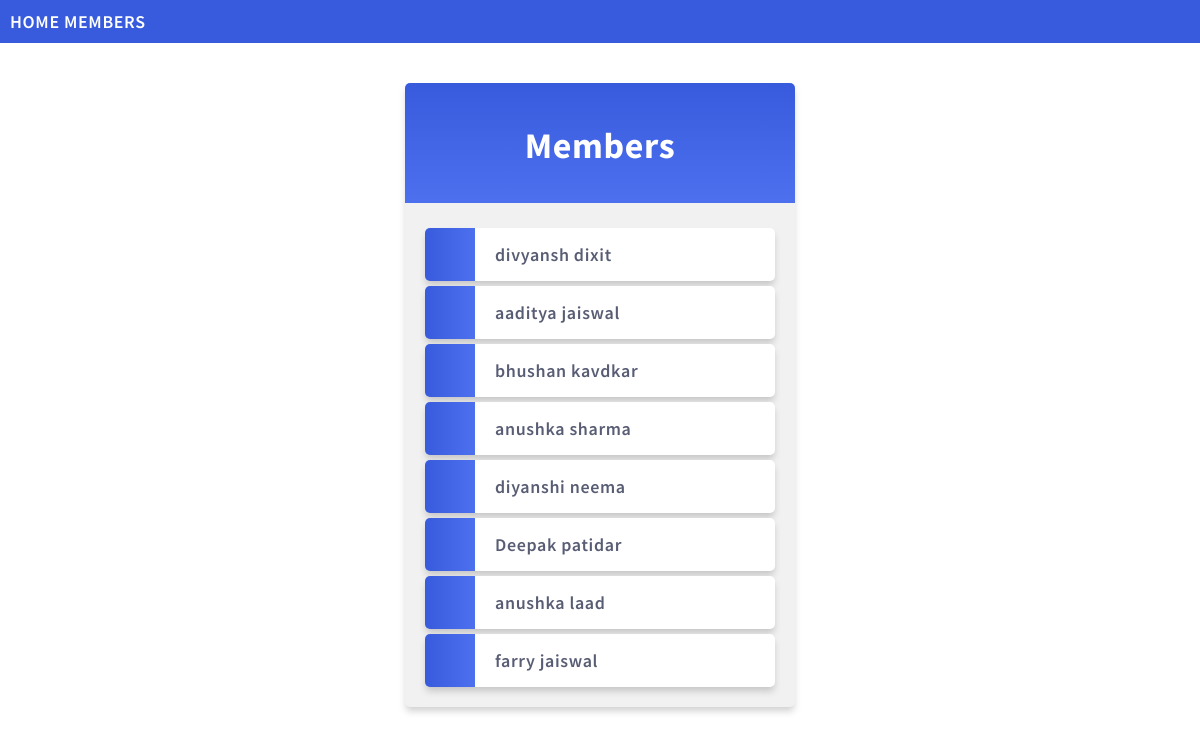
The page /myapp/ on the database its author committed.
### myapp/models.py (models this page shows)
class Person(models.Model):
    firstname=models.CharField(max_length=255)
    lastname=models.CharField(max_length=255)
    phone=models.IntegerField(null=True)
    joined_date=models.DateField(null=True)

### myapp/views.py (the view)
# urls.py: path('myapp/',views.member,name='member'),
def member(request):
    mymembers = Person.objects.all().values()
    template = loader.get_template('all_members.html')
    context = {
        'mymembers': mymembers,
    }
    return HttpResponse(template.render(context, request))

### myapp/templates/all_members.html (shortened to what this page needs)
{% extends "master.html" %}
{% block content %}
<div class="mycard">
  <h1>Members</h1>
  <ul>
    {% for x in mymembers %}
      <li onclick="window.location = 'details/{{ x.id }}'">{{ x.firstname }} {{ x.lastname }}</li>
    {% endfor %}
  </ul>
{% endblock %}

### myapp/templates/master.html (shortened to what this page needs)
{% load static %}
<!DOCTYPE html>
<html>
<head>
  <link rel="stylesheet" href="{% static 'mystyles.css' %}">
</head>
<body>
<div class="topnav">
  <a href="/">HOME</a>
  <a href="/myapp">MEMBERS</a>
</div>
{% block content %}
{% endblock %}
</body>
</html>

### mystaticfiles/mystyles.css (style rules this page uses)
body { margin:0; font: 600 18px 'Source Sans Pro', sans-serif; letter-spacing: 0.64px; color: #585d74; }
.topnav { background-color:#375BDC; color:#ffffff; padding:10px; }
.topnav a:link, .topnav a:visited { text-decoration: none; color: #ffffff; }
.mycard { background-color: #f1f1f1; background-image: linear-gradient(to bottom, #375BDC, #4D70EF); background-size: 100% 120px; background-repeat: no-repeat; margin: 40px auto; width: 350px; border-radius: 5px; box-shadow: 0 5px 7px -1px rgba(51, 51, 51, 0.23); padding: 20px; }
.mycard h1 { text-align: center; color:#ffffff; margin:20px 0 60px 0; }
ul { list-style-type: none; padding: 0; margin: 0; }
li { background-color: #ffffff; background-image: linear-gradient(to right, #375BDC, #4D70EF); background-size: 50px 60px; background-repeat: no-repeat; cursor: pointer; transition: transform .25s; border-radius: 5px; box-shadow: 0 5px 7px -1px rgba(51, 51, 51, 0.23); padding: 15px; padding-left: 70px; margin-top: 5px; }
a:link, a:visited { color: #375BDC; }

### rows shown on the page
Person: firstname "divyansh", lastname "dixit"
Person: firstname "aaditya", lastname "jaiswal"
Person: firstname "bhushan", lastname "kavdkar"
Person: firstname "anushka", lastname "sharma"
Person: firstname "diyanshi", lastname "neema"
Person: firstname "Deepak", lastname "patidar"
Person: firstname "anushka", lastname "laad"
Person: firstname "farry", lastname "jaiswal"
